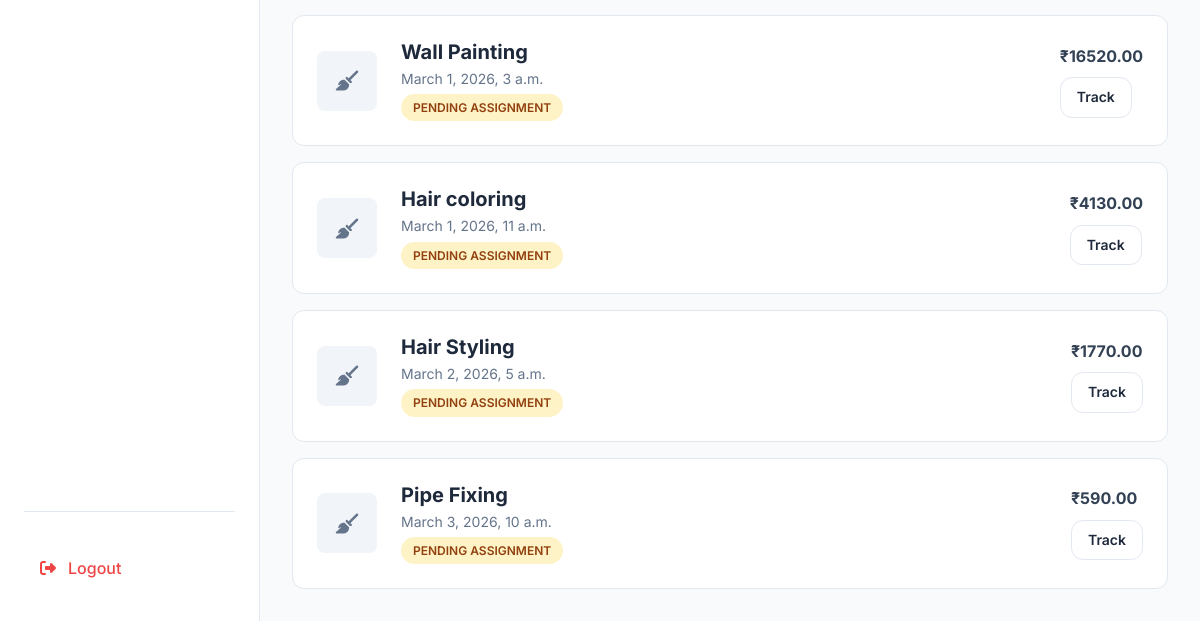
The page /booking/ (signed in, lower part) on the database as committed earlier.
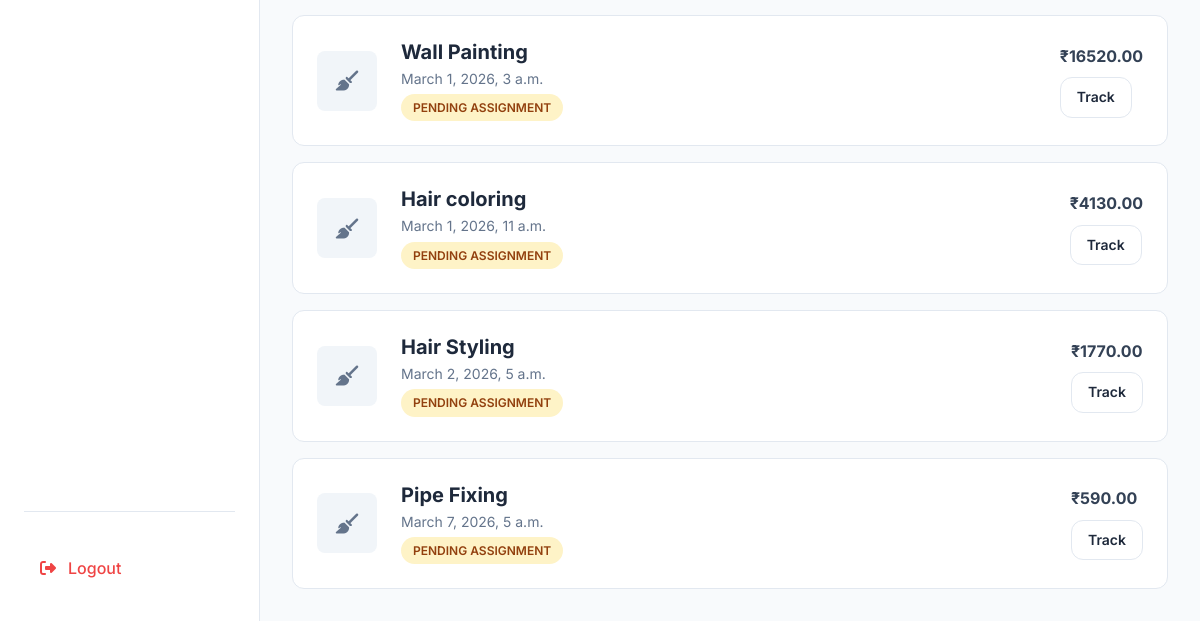
The same page on the database as committed later.
### bookings/models.py (models this page shows, shortened)
class Booking(models.Model):
    BOOKING_STATUS_CHOICES = [
        ('PENDING','Pending'),
        ('ASSIGNED', 'Assigned'),
        ('CONFIRMED','Confirmed'),
        ('IN_PROGRESS','In Progress'),
        ('COMPLETED','Completed'),
        ('CANCELLED', 'Cancelled'),
    ]
    customer = models.ForeignKey(User, on_delete = models.CASCADE, related_name='bookings')
    service = models.ForeignKey(Service, on_delete = models.CASCADE, related_name='bookings')
    worker = models.ForeignKey(Worker, on_delete = models.SET_NULL, null=True, blank=True, related_name='bookings')
    booking_date = models.DateField()
    booking_time = models.TimeField()
    total_price = models.DecimalField(max_digits=8, decimal_places=2, default=0)
    label = models.CharField(max_length=50, blank=True, null=True)
    address_line = models.CharField(max_length=500)
    city = models.CharField(max_length=100)
    state = models.CharField(max_length=100)
    pincode = models.CharField(max_length=10)
    landmark = models.CharField(max_length=100, blank=True)
    booking_status = models.CharField(max_length=20, choices = BOOKING_STATUS_CHOICES, default='PENDING')
    created_at = models.DateTimeField(auto_now_add=True)
    updated_at = models.DateTimeField(auto_now = True)

### services/models.py (models this page shows, shortened)
class Service(models.Model):
    category = models.ForeignKey(ServiceCategory, on_delete=models.CASCADE, related_name = "services")
    title = models.CharField(max_length=150)
    description = models.TextField()
    price = models.DecimalField(max_digits=8,decimal_places=2)
    duration_minutes = models.IntegerField()
    image = models.ImageField(upload_to="services/",blank=True, null=True)
    is_active = models.BooleanField(default=True)
    created_at = models.DateTimeField(auto_now_add=True)
    is_best_seller = models.BooleanField(default=False)
    includes = models.TextField(blank=True,default="",
        help_text="Enter one item per line (e.g. Deep dusting, Floor cleaning, etc.)"
    )

### bookings/views.py (the view)
# urls.py: path('booking/', include('bookings.urls')),
@login_required
def booking(request):
    tab = request.GET.get("tab","upcoming") #default upcoming
    bookings=Booking.objects.select_related('service','worker','payment').filter(customer=request.user).order_by('-created_at')
    upcoming = bookings.filter(booking_status__in=["PENDING", "ASSIGNED", "CONFIRMED", "IN_PROGRESS"]).annotate(
        priority=Case(
        When(booking_status="IN_PROGRESS", then=Value(1)),
        When(booking_status="ASSIGNED", then=Value(2)),
        When(booking_status="CONFIRMED", then=Value(3)),
        When(booking_status="PENDING", then=Value(4)),
        output_field=IntegerField()
    )
    ).order_by("priority","booking_date","booking_time")
    history = bookings.filter(booking_status__in=["COMPLETED", "CANCELLED"]).order_by("-updated_at")
    banner = None
    if tab == "upcoming":
        if upcoming.filter(booking_status="ASSIGNED").exists():
            banner = "ASSIGNED"
        elif upcoming.filter(booking_status="PENDING").exists():
            banner = "PENDING"
    context={"banner":banner,"upcoming":upcoming,"history":history,"active_tab":tab}
    return render(request,'customer/bookings/my_bookings.html', context)

### templates/customer/bookings/my_bookings.html (shortened to what this page needs)
{% extends "base_customer.html" %}
    {% block content %}
             {% if active_tab == "upcoming" %}
            <div class="flex flex-col gap-md">
                 {% for booking in upcoming %}
                <div class="card flex justify-between items-center group">
                    <div class="flex items-center gap-lg">
                        <div
                            style="width: 60px; height: 60px; background: #F1F5F9; border-radius: 8px; display: flex; align-items: center; justify-content: center;">
                            <i class="fa-solid fa-broom text-light fa-lg"></i>
                        </div>
                        <div>
                            <h4 style="margin: 0;">{{ booking.service.title }}</h4>
                            <p class="text-sm text-light" style="margin: 0.25rem 0;">{{ booking.booking_date }}, {{ booking.booking_time }}</p>
                             {% if booking.booking_status == "PENDING" %}
                                <span class="badge badge-warning">Pending Assignment</span>
                            {% elif booking.booking_status == "ASSIGNED" %}
                                <span class="badge badge-info">Professional Assigned</span>
                            {% elif booking.booking_status == "CONFIRMED" %}
                                <span class="badge badge-success">Payment Completed</span>
                            {% elif booking.booking_status == "IN_PROGRESS" %}
                                <span class="badge badge-primary">Service In Progress</span>
                            {% endif %}
                        </div>
                    </div>
                    <div class="text-right">
                        <p class="font-bold text-lg" style="margin-bottom: 0.5rem;">₹{{ booking.total_price }}</p>
                        <a href="{% url 'booking_detail' booking.id %}" class="btn btn-secondary btn-sm">Track</a>
                    </div>
                </div>
                {% empty %}
                    <p>No bookings found.
                {% endfor %}
            </div>
            {% endif %}
        {% endblock %}

Rows that differ between the two databases and show on the page:
changed Booking "Pipe Fixing": booking_date "March 3, 2026" → "March 7, 2026"; booking_time "10 a.m." → "5 a.m."
